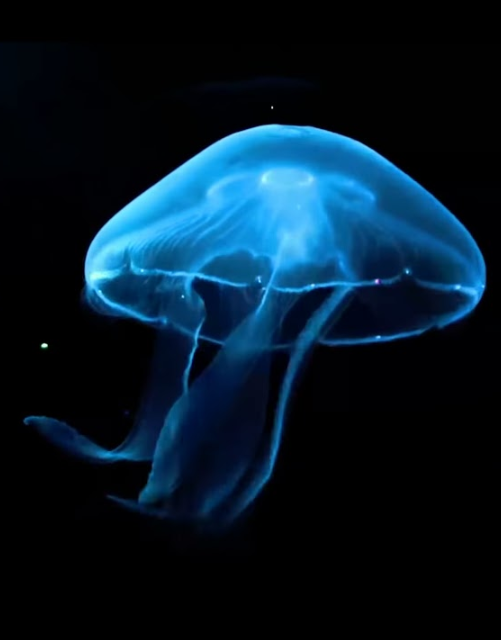
#> input picture user_images/myimage.PNG, 501 x 640 px, found by its file name
$ python -i photo_positioning.py   (imports and definitions only)
#> lines starting #> are read from the running program, lines starting #| are printed output that depends on the picture
from PIL import Image
import pygame

def make_four_photos():
    im_up = Image.open('user_images\myimage.png')
#> im_up is the input picture: PIL image 501x640 RGBA; mean R, G, B, A 5.4, 25.4, 39.9, 255
    im_left = im_up.rotate(90)
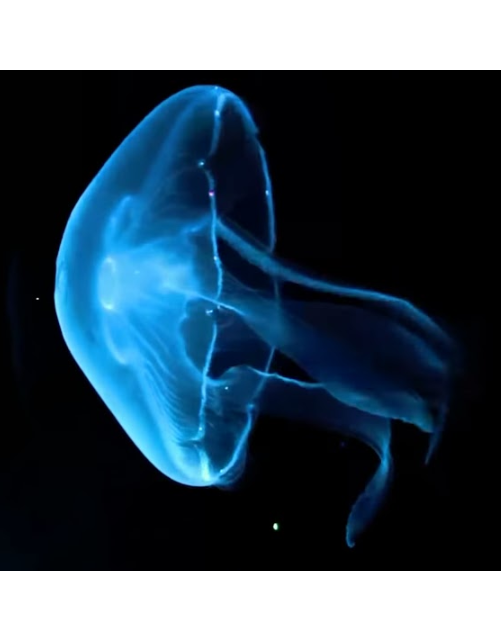
#> im_left: PIL image 501x640 RGBA; mean R, G, B, A 5.4, 25.3, 39.7, 199.6; transparent parts drawn white
    im_right = im_up.rotate(270)
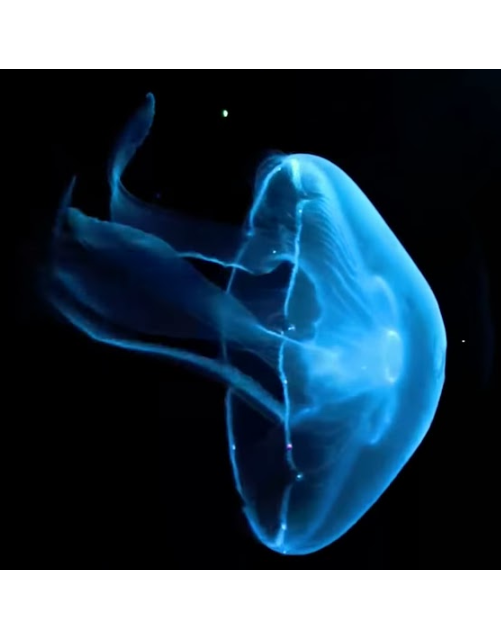
#> im_right: PIL image 501x640 RGBA; mean R, G, B, A 5.4, 25.3, 39.7, 199.6; transparent parts drawn white
    im_down = im_up.rotate(180)
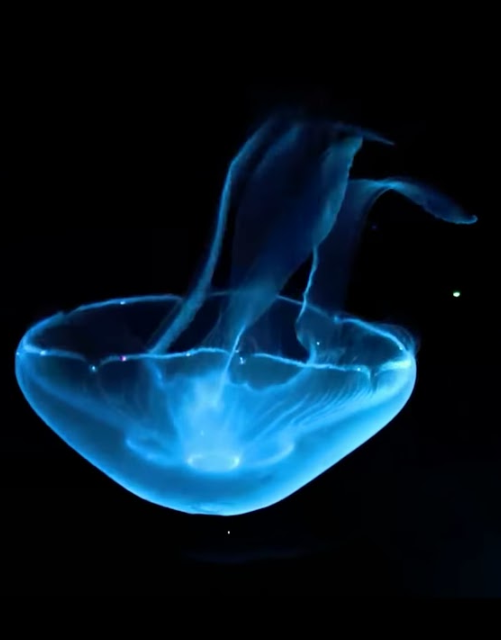
#> im_down: PIL image 501x640 RGBA; mean R, G, B, A 5.4, 25.4, 39.9, 255
    im_up.save('images\im_up.png')
    im_down.save('images\im_down.png')
    im_left.save('images\im_left.png')
    im_right.save('images\im_right.png')

>>> result = make_four_photos()
